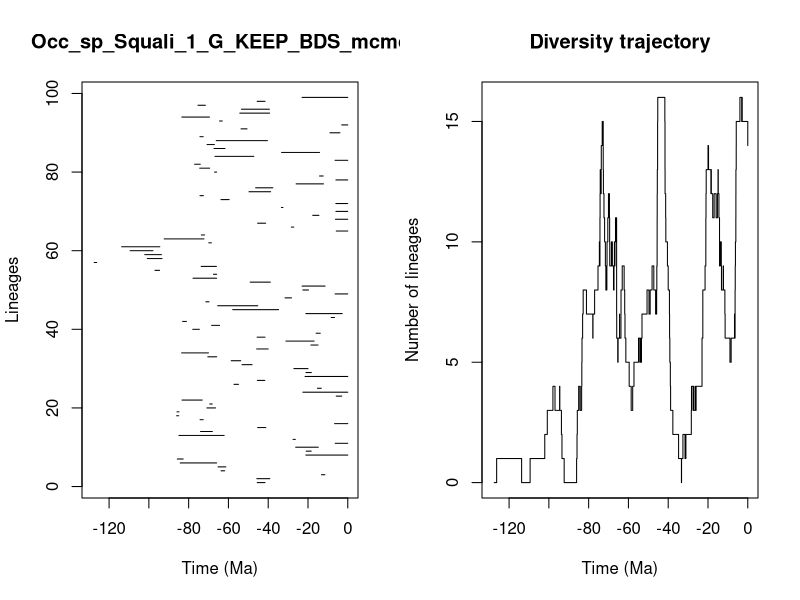

This figure's R source:


pdf(file='../Results/Species/5_MA_bins_EP_FT/pyrate_mcmc_logs/Occ_sp_Squali_1_G_KEEP_BDS_mcmc_LTT.pdf',width=0.6*20, height=0.6*10)
title = "Occ_sp_Squali_1_G_KEEP_BDS_mcmc"
ts=c(45.536733024934456, 45.72741970552521,13.22810512663603,63.72254002510759,65.19140553805087,84.22801612115282,85.7010814992581,21.089016814384657,20.900115389704986,26.190592609534345,6.3060522574584,27.520617941616173,84.89493122639972,74.02442061756513,45.32506097780791,6.624073939132225,74.25304345700042,86.05177908622557,85.84423767006706,70.83575771296759,69.39468038577851,83.33437749081692,5.812922380267531,22.59976791626549,15.25839832064788,57.21572399632793,45.483650096606596,21.47252845570049,21.00106571011246,27.111054576499633,53.18359984217433,58.614758528137386,70.37487194055336,83.52689121390006,45.81620389987365,18.547627876300275,31.103941677310296,45.579036124434936,15.916445491134217,77.92695688444282,68.44090946209077,83.0308051313641,8.355786154712169,21.076327810918034,57.8540147650914,65.37663966287546,71.34739703724631,31.548108800163103,6.379697003473765,22.604197725155213,23.003792962218796,49.07130820901643,77.81127996844356,67.50761341941786,96.91249810422762,73.71184806389384,127.4745299829798,100.7843710895739,102.06043595254586,109.42623536473656,113.69672692722561,69.87951873912746,92.31002426733946,73.64712149592214,5.793742729319507,28.387661916686813,45.33510565612749,6.2123444622634745,17.625610149106425,5.960382219282591,33.3578490000702,6.00079664613843,63.75786795756857,74.31613522070097,49.658790070348644,46.3377238293695,25.97658686324291,5.978220147019999,14.196938194916806,66.98021246759326,74.4449134397565,77.00093192744559,6.3804415437672235,66.76702390152671,33.28387445255052,67.24881396138255,70.7519833367278,66.13063177687629,74.31760836819194,8.960471092621193,53.661843326103465,3.0658133834353145,64.43963675233158,83.42857558162247,54.27802747630514,53.43941547316646,75.29661407685448,45.56424332316898,22.99821708763721)
te=c(41.61431250277038, 39.17896896604837,11.509626727646218,61.86966959083029,61.29967674828301,65.93359814939075,82.75111588283838,0.0,18.38854050398169,14.836652162069665,0.0,26.354655652394396,62.15654074646789,68.08034542469996,41.19852668161101,0.0,72.67857495786642,85.00922563304186,84.87488105131627,66.5002421291006,68.13924577428814,73.18259876451206,3.0265615368946803,0.0,13.31070640657411,54.9240633128833,41.69397859985975,0.0,18.319365968097305,19.992598170647906,48.1139238402506,53.812577588328956,65.889683861666,70.03894334016769,40.005617757449876,14.962118062749349,16.920069696598443,41.61544346691657,13.8365744342415,74.6126645644361,64.45440357573916,81.1064559726407,6.672136535076058,2.7934008332262663,34.783994223624546,45.25424215427976,69.75631451161766,28.29435202283629,0.0,19.727256883786527,11.391388632493825,38.932868186392255,65.93253758841448,65.92360283736124,94.60620914266826,66.02767880144646,126.25101510310311,93.41312678548339,93.6859629511267,97.96319740254148,94.48439852970773,68.56636709770055,72.29273419239662,71.97855227851643,0.0,27.162225926022938,41.27838339910648,0.0,14.504495504461897,0.0,32.60530113054071,0.0,59.6233916357192,72.58424545640725,38.79844836755521,37.67160279353119,12.223123052263379,0.0,12.376836730974327,65.93498834603444,69.44500364401276,74.17657990840709,0.0,47.240963726962924,14.202800789546107,61.729549230371354,67.0554011025388,40.392693457624006,72.67454355771305,3.951175304371273,50.644987890836404,0.0,63.120215079457296,69.54831331539518,39.308904113055796,39.38746760448191,71.587746823677,41.577674137717125,0.0)
div_traj=c(0, 1,0,1,2,3,4,3,4,3,2,1,0,1,2,3,4,3,4,3,4,5,6,7,8,7,6,7,8,9,10,9,10,11,12,13,12,13,14,15,14,13,12,11,10,9,8,9,10,11,12,11,12,11,10,9,10,9,10,9,8,9,10,9,10,11,10,11,10,9,8,7,6,5,6,7,6,7,8,9,8,7,6,5,4,3,4,5,6,5,6,5,6,7,8,7,8,9,8,7,8,9,10,11,12,13,14,15,16,15,14,13,12,11,10,9,8,7,6,5,4,3,2,1,0,1,2,1,2,3,4,3,4,3,4,3,4,5,6,7,8,9,10,11,12,13,14,13,12,13,12,11,12,11,12,13,12,11,10,9,10,9,8,9,8,7,6,5,6,7,6,7,8,9,10,11,12,13,14,15,16,15,16,15,14)
time_events=c(127.4745299829798, 126.25101510310311,113.69672692722561,109.42623536473656,102.06043595254586,100.7843710895739,97.96319740254148,96.91249810422762,94.60620914266826,94.48439852970773,93.6859629511267,93.41312678548339,92.31002426733946,86.05177908622557,85.84423767006706,85.7010814992581,85.00922563304186,84.89493122639972,84.87488105131627,84.22801612115282,83.52689121390006,83.42857558162247,83.33437749081692,83.0308051313641,82.75111588283838,81.1064559726407,77.92695688444282,77.81127996844356,77.00093192744559,75.29661407685448,74.6126645644361,74.4449134397565,74.31760836819194,74.31613522070097,74.25304345700042,74.17657990840709,74.02442061756513,73.71184806389384,73.64712149592214,73.18259876451206,72.67857495786642,72.67454355771305,72.58424545640725,72.29273419239662,71.97855227851643,71.587746823677,71.34739703724631,70.83575771296759,70.7519833367278,70.37487194055336,70.03894334016769,69.87951873912746,69.75631451161766,69.54831331539518,69.44500364401276,69.39468038577851,68.56636709770055,68.44090946209077,68.13924577428814,68.08034542469996,67.50761341941786,67.24881396138255,67.0554011025388,66.98021246759326,66.76702390152671,66.5002421291006,66.13063177687629,66.02767880144646,65.93498834603444,65.93359814939075,65.93253758841448,65.92360283736124,65.889683861666,65.37663966287546,65.19140553805087,64.45440357573916,64.43963675233158,63.75786795756857,63.72254002510759,63.120215079457296,62.15654074646789,61.86966959083029,61.729549230371354,61.29967674828301,59.6233916357192,58.614758528137386,57.8540147650914,57.21572399632793,54.9240633128833,54.27802747630514,53.812577588328956,53.661843326103465,53.43941547316646,53.18359984217433,50.644987890836404,49.658790070348644,49.07130820901643,48.1139238402506,47.240963726962924,46.3377238293695,45.81620389987365,45.72741970552521,45.579036124434936,45.56424332316898,45.536733024934456,45.483650096606596,45.33510565612749,45.32506097780791,45.25424215427976,41.69397859985975,41.61544346691657,41.61431250277038,41.577674137717125,41.27838339910648,41.19852668161101,40.392693457624006,40.005617757449876,39.38746760448191,39.308904113055796,39.17896896604837,38.932868186392255,38.79844836755521,37.67160279353119,34.783994223624546,33.3578490000702,33.28387445255052,32.60530113054071,31.548108800163103,31.103941677310296,28.387661916686813,28.29435202283629,27.520617941616173,27.162225926022938,27.111054576499633,26.354655652394396,26.190592609534345,25.97658686324291,23.003792962218796,22.99821708763721,22.604197725155213,22.59976791626549,21.47252845570049,21.089016814384657,21.076327810918034,21.00106571011246,20.900115389704986,19.992598170647906,19.727256883786527,18.547627876300275,18.38854050398169,18.319365968097305,17.625610149106425,16.920069696598443,15.916445491134217,15.25839832064788,14.962118062749349,14.836652162069665,14.504495504461897,14.202800789546107,14.196938194916806,13.8365744342415,13.31070640657411,13.22810512663603,12.376836730974327,12.223123052263379,11.509626727646218,11.391388632493825,8.960471092621193,8.355786154712169,6.672136535076058,6.624073939132225,6.3804415437672235,6.379697003473765,6.3060522574584,6.2123444622634745,6.00079664613843,5.978220147019999,5.960382219282591,5.812922380267531,5.793742729319507,3.951175304371273,3.0658133834353145,3.0265615368946803,2.7934008332262663,0.0)
                par(mfrow=c(1,2))
                L = length(ts)
                plot(ts, 1:L , xlim=c(-max(ts)-1,0), pch=20, type="n", main=title,xlab="Time (Ma)",ylab="Lineages")
                for (i in 1:L){segments(x0=-te[i],y0=i,x1=-ts[i],y1=i)}    
                t = -time_events
                plot(div_traj ~ t,type="s", main = "Diversity trajectory",xlab="Time (Ma)",ylab="Number of lineages",xlim=c(-max(ts)-1,0))
                abline(v=c(65,200,251,367,445),lty=2,col="gray")
                
